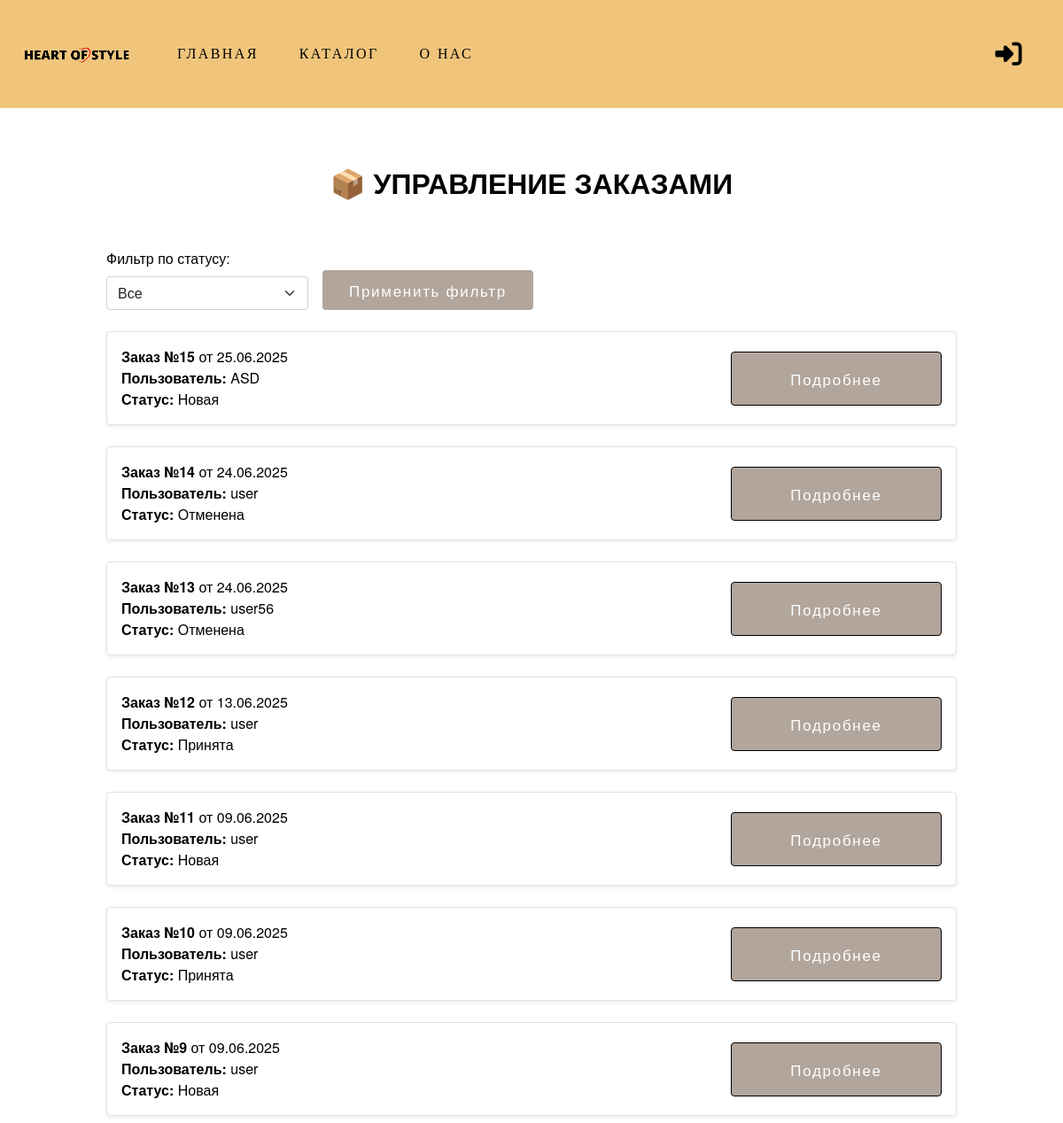
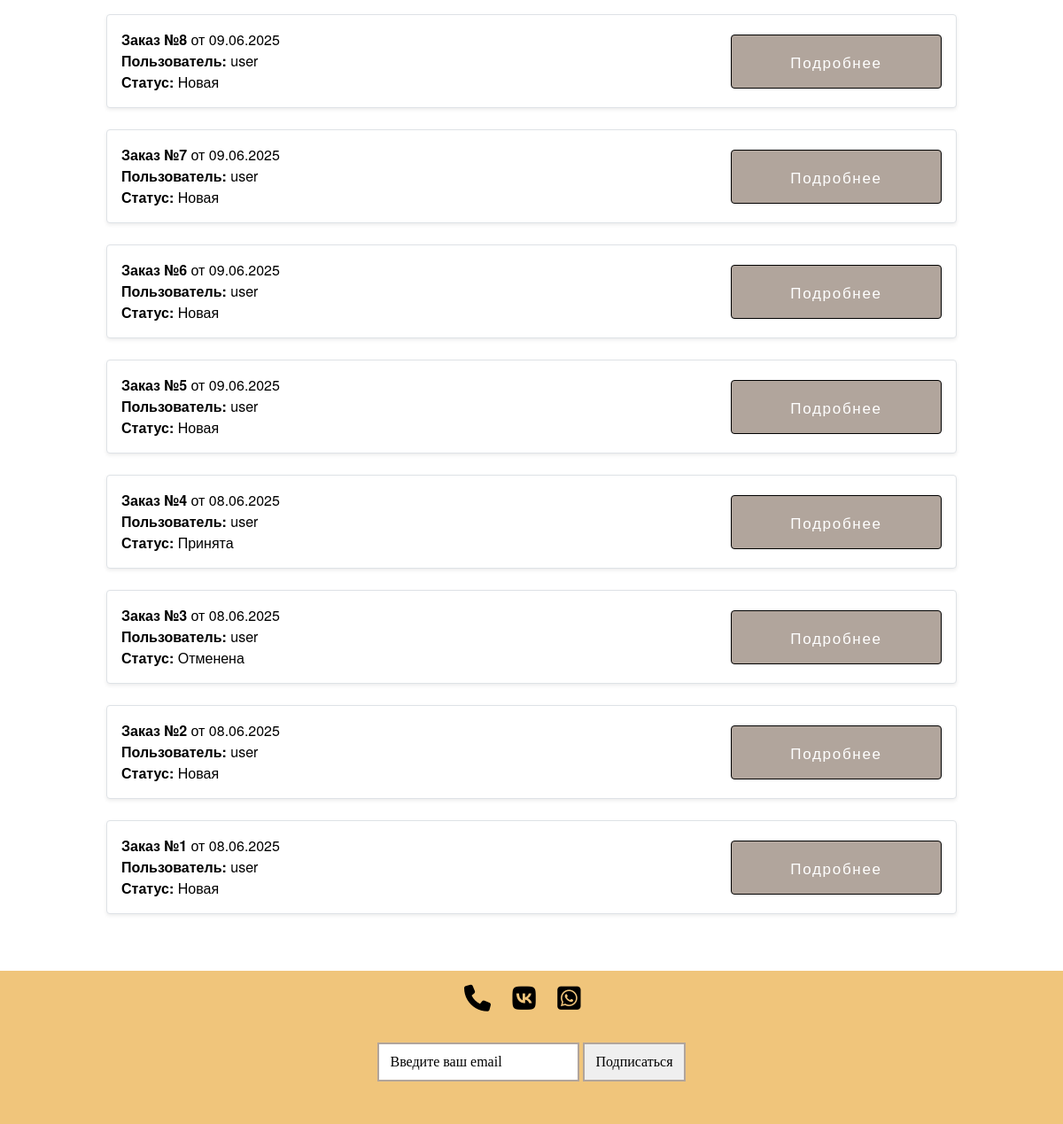
Page /admin_order/ on the committed database (2 pictures, top to bottom).
### backend/general/models.py (models this page shows, shortened)
class Order(models.Model):
    TYPE_PAYMENT_CHOICES = [
        ("0", "Банковская карта "),
        ("1", "Наличные"),
    ]
    STATUS_CHOICES = [
        ("0", "Новая"),
        ("1", "В Обработке"),
        ("2", "Принята"),
        ("3", "Завершена"),
        ("4", "Отменена"),
    ]
    user = models.ForeignKey(
        User,
        on_delete=models.CASCADE
    )
    address = models.ForeignKey(
        PickupPoint,
        on_delete=models.SET_NULL,
        null=True,
        blank=False
    )
    type_payment = models.CharField(max_length=1, choices=TYPE_PAYMENT_CHOICES)
    status = models.CharField(max_length=1, choices=STATUS_CHOICES, default='0')
    date_at = models.DateTimeField(auto_now_add=True, verbose_name='Дата создания')
    product = models.ManyToManyField(
        Product,
        related_name='orders'
    )
    cancel_reason = models.CharField(max_length=200, null=True, blank=True)
    @property
    def total_price(self):
        return sum(item.total_price for item in self.items.all())

### backend/general/views.py (the view)
# urls.py: path('admin_order/', admin_order, name='admin_order'),
def admin_order(request):
    if request.user.is_authenticated and not request.user.is_superuser:
        return redirect('index')
    status = request.GET.get('status')
    orders = Order.objects.all().order_by('-date_at')
    if status:
        orders = orders.filter(status=status)
    return render(request, 'admin_order.html', {'orders': orders})

### backend/general/models.py (called while the page is built)
    def __str__(self):
        return self.address

    @property
    def total_price(self):
        return self.quantity * self.price

### frontend/templates/admin_order.html (shortened to what this page needs)
{% extends 'base.html' %}
{% load static %}
{% block content %}
<div class="profile-container">
  <h1 class="profile-title">📦 Управление заказами</h1>
  <form method="get" class="row g-3 align-items-end mb-4">
    <div class="col-md-3">
      <label for="status" class="form-label">Фильтр по статусу:</label>
      <select name="status" id="status" class="form-select">
        <option value="">Все</option>
      </select>
    </div>
    <div class="col-md-auto">
      <button type="submit" class="btn">Применить фильтр</button>
    </div>
  </form>
  {% for order in orders %}
    <div class="order-block mb-4 border p-3 rounded shadow-sm">
      <div id="summary-block-{{ order.id }}">
        <div class="d-flex justify-content-between align-items-center">
          <div>
            <p><strong>Заказ №{{ order.id }}</strong> от {{ order.date_at|date:"d.m.Y" }}</p>
            <p><strong>Пользователь:</strong> {{ order.user.username }}</p>
            <p><strong>Статус:</strong> {{ order.get_status_display }}</p>
          </div>
          <div id="toggle-button-show-{{ order.id }}">
            <button class="btn" onclick="toggleDetails({{ order.id }})">Подробнее</button>
          </div>
        </div>
      </div>
    </div>
  {% endfor %}
</div>
{% endblock %}

### frontend/static/my_css/style.css (style rules this page uses)
:root { --two-color: #B1A59C; --main-color: rgb(240, 197, 123); --main-font: "Playfair Display" }
html, body { font-family: "Alegreya Sans"; color: black; font-size: 16px; margin: 0; padding: 0; width: 100%; min-height: 100vh; }
h1, h2, h3, h4, h5, h6 { padding: 0; margin: 0; text-transform: uppercase; }
h1 { text-align: center; padding-top: 25px; padding-bottom: 25px; }
P { margin-bottom: 0px; }
form input[type="email"], form button[type="submit"] { border: 2px solid var(--two-color); padding: 8px 12px; }
.btn { display: flex; justify-content: center; align-items: center; font-size: 17px; letter-spacing: 0.1em; padding: 17px 47px; width: 238px; border: 1px solid black; }
form { margin: 2em 0; }
.profile-container { max-width: 1000px; margin: 0 auto; padding: 40px 20px; font-family: 'Helvetica Neue', sans-serif; }
.profile-title { text-align: center; font-size: 32px; font-weight: bold; margin-bottom: 30px; }
.order-block { background: #fff; border: 1px solid #eee; padding: 20px; border-radius: 10px; margin-bottom: 30px; }
.btn { background-color: var(--two-color); color: white; display: block; margin: 0 auto; transition: none !important; }

### rows in the picture
Order: id "15", date_at "25.06.2025", user.username "ASD", status "Новая"
Order: id "14", date_at "24.06.2025", user.username "user", status "Отменена"
Order: id "13", date_at "24.06.2025", user.username "user56", status "Отменена"
Order: id "12", date_at "13.06.2025", user.username "user", status "Принята"
Order: id "11", date_at "09.06.2025", user.username "user", status "Новая"
Order: id "10", date_at "09.06.2025", user.username "user", status "Принята"
Order: id "9", date_at "09.06.2025", user.username "user", status "Новая"
Order: id "8", date_at "09.06.2025", user.username "user", status "Новая"
Order: id "7", date_at "09.06.2025", user.username "user", status "Новая"
Order: id "6", date_at "09.06.2025", user.username "user", status "Новая"
Order: id "5", date_at "09.06.2025", user.username "user", status "Новая"
Order: id "4", date_at "08.06.2025", user.username "user", status "Принята"
Order: id "3", date_at "08.06.2025", user.username "user", status "Отменена"
Order: id "2", date_at "08.06.2025", user.username "user", status "Новая"
Order: id "1", date_at "08.06.2025", user.username "user", status "Новая"
